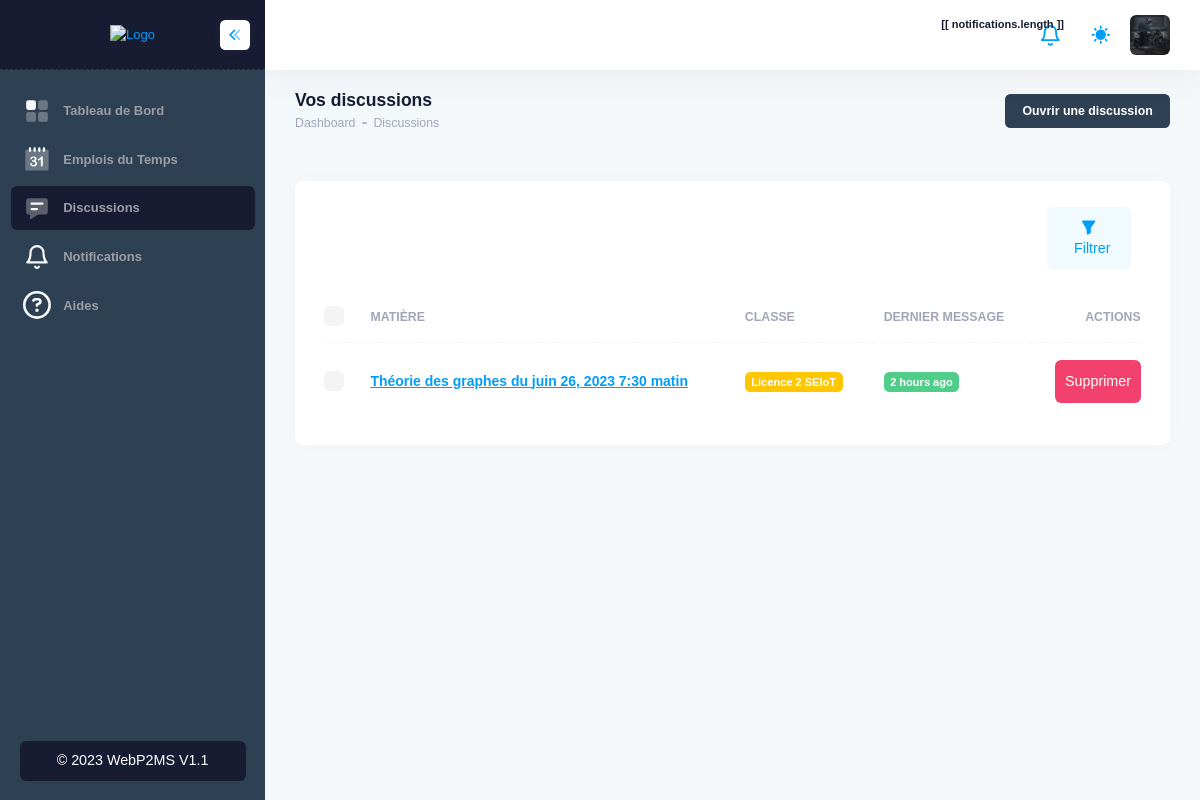
/discussions (signed in), run on the app's committed database.
### Auth/models.py (models this page shows, shortened)
class MyUser(AbstractBaseUser, PermissionsMixin):
    email = models.EmailField(unique=True)
    first_name = models.CharField(max_length=50, null=True, blank=True)
    last_name = models.CharField(max_length=50, null=True, blank=True)
    phone_num = models.CharField(max_length=50, null=True, blank=True)
    avatar = models.ImageField(upload_to='avatars/', null=True, blank=True)
    is_online = models.BooleanField(default=False)
    is_staff = models.BooleanField(default=False)
    is_teacher = models.BooleanField(default=False)
    is_active = models.BooleanField(default=True)
    is_two_factor = models.BooleanField(default=False)
    two_factor_code = models.CharField(max_length=255, null=True, blank=True)
    created_by = models.ForeignKey('self', on_delete=models.CASCADE, null=True)
    level = models.ForeignKey(Level, on_delete=models.CASCADE, null=True, blank=True)
    reset_token = models.CharField(max_length=255, null=True, blank=True)
    reset_token_expiration = models.DateTimeField(null=True, blank=True)
    USERNAME_FIELD = 'email'
    objects = MyUserManager()

class Level(models.Model):
    slug = models.CharField(max_length=100)
    total_students = models.IntegerField(default=200)
    updated_at = models.DateTimeField(auto_now_add=True)
    created_at = models.DateTimeField(auto_now_add=True)

### App/models.py (models this page shows, shortened)
class Chat(models.Model):
    timetable = models.ForeignKey(
        Timetable, on_delete=models.CASCADE, related_name='chats')
    user = models.ForeignKey(
        MyUser, on_delete=models.CASCADE, related_name='chats')
    message = models.CharField(max_length=255)
    is_opened = models.BooleanField(default=False, blank=True)
    created_at = models.DateTimeField(auto_now_add=True)

class Timetable(models.Model):
    teacher = models.ForeignKey(MyUser, on_delete=models.SET_NULL, null=True)
    subject = models.ForeignKey(Subject, on_delete=models.SET_NULL, null=True)
    classroom = models.ForeignKey(
        Classroom, on_delete=models.SET_NULL, null=True)
    start_date = models.DateField(null=True)
    end_date = models.DateField(null=True)
    start_time = models.TimeField(null=True)
    end_time = models.TimeField(null=True)
    updated_at = models.DateTimeField(auto_now_add=True)
    created_at = models.DateTimeField(auto_now_add=True)

class Subject(models.Model):
    slug = models.CharField(max_length=200)
    code = models.CharField(max_length=200, null=True, blank=True)
    total_time = models.IntegerField()
    level = models.ForeignKey(Level, on_delete=models.SET_NULL, null=True)
    desc = models.TextField(null=True, blank=True)
    bgColor = models.CharField(max_length=255, null=True, blank=True)
    created_by = models.ForeignKey(
        MyUser, on_delete=models.SET_NULL, null=True)
    updated_at = models.DateTimeField(auto_now_add=True)
    created_at = models.DateTimeField(auto_now_add=True)

### App/chats.py (the view)
    def check_user(request, *args, **kwargs):
        if not request.user.is_authenticated or (not request.user.is_superuser and not request.user.is_staff and not request.user.is_teacher):
            return redirect('shedules')
        return view_func(request, *args, **kwargs)

### App/chats.py (called while the page is built)
def superuser_or_staff_or_teacher_required(view_func):
    def check_user(request, *args, **kwargs):
        if not request.user.is_authenticated or (not request.user.is_superuser and not request.user.is_staff and not request.user.is_teacher):
            return redirect('shedules')
        return view_func(request, *args, **kwargs)
    return check_user

def correct_shedule(request):
    if request.user.is_teacher:
        shedules = Timetable.objects.filter(teacher_id=request.user.id)
    else:
        shedules = Timetable.objects.all()
    return shedules

@login_required
@superuser_or_staff_or_teacher_required
def chats(request):
    shedules = correct_shedule(request)
    chats = [shedule.chats.last() for shedule in shedules]
    context = {
        'shedules': shedules,
        'chats': chats,
        'levels': Level.objects.all(),
    }
    return render(request, 'app/chats.html', context)

### template/app/chats.html (shortened to what this page needs)
{% extends 'base/base.html' %}
{% load humanize %}
{% block 'main' %}
<div class="d-flex flex-column flex-column-fluid">
    <div id="kt_app_toolbar" class="app-toolbar py-3 py-lg-6">
        <div id="kt_app_toolbar_container" class="app-container container-xxl d-flex flex-stack">
            <div class="page-title d-flex flex-column justify-content-center flex-wrap me-3">
                <h1 class="page-heading d-flex text-dark fw-bold fs-3 flex-column justify-content-center my-0">
                    Vos discussions
                </h1>
                <ul class="breadcrumb breadcrumb-separatorless fw-semibold fs-7 my-0 pt-1">
                    <li class="breadcrumb-item text-muted">
                        <a href="{% url 'default' %}" class="text-muted text-hover-primary">Dashboard</a>
                    </li>
                    <li class="breadcrumb-item">
                        <span class="bullet bg-gray-400 w-5px h-2px"></span>
                    </li>
                    <li class="breadcrumb-item text-muted">Discussions</li>
                </ul>
            </div>
            <div class="d-flex align-items-center gap-2 gap-lg-3">
                <button class="btn btn-sm fw-bold btn-primary bg-jma" data-bs-toggle="modal"
                    data-bs-target="#add_new_chat">
                    Ouvrir une discussion
                </button>
            </div>
        </div>
    </div>
    <div id="kt_app_content" class="app-content flex-column-fluid">
        <div id="kt_app_content_container" class="app-container container-xxl">
            <div class="card card-flush mt-6 mt-xl-9">
                <div class="card-header border-0 pt-6">
                    <div class="card-toolbar">
                        <div class="d-flex justify-content-end" data-kt-user-table-toolbar="base">
                            <button type="button" class="btn btn-light-primary me-3" data-kt-menu-trigger="click"
                                data-kt-menu-placement="bottom-end">
                                <span class="svg-icon svg-icon-2">
                                </span>
                                Filtrer
                            </button>
                        </div>
                    </div>
                </div>
                <div class="card-body py-4">
                    <table class="table align-middle table-row-dashed fs-6 gy-5" id="kt_table_users" data-desc="chats">
                        <thead>
                            <tr class="text-start text-muted fw-bold fs-7 text-uppercase gs-0">
                                <th class="w-10px pe-2">
                                    <div class="form-check form-check-sm form-check-custom form-check-solid me-3">
                                        <input class="form-check-input form-check-action" type="checkbox"
                                            data-kt-check="true"
                                            data-kt-check-target="#kt_table_users .form-check-action" value="1" />
                                    </div>
                                </th>
                                <th class="min-w-125px">Matière</th>
                                <th class="min-w-125px">Classe</th>
                                <th class="min-w-125px">Dernier Message</th>
                                <th class="text-end min-w-100px">Actions</th>
                            </tr>
                        </thead>
                        <tbody class="text-gray-600 fw-semibold">
                            {% for chat in chats %}
                            {% if chat %}
                            <tr class="{% if not chat.is_opened %} bg-light-warning {% endif %}"
                                data-user-id="{{ chat.id }}" data-route="{% url 'ajax.user.delete' %}"
                                data-model="chats" data-name="{{ chat.timetable.subject.slug }}">
                                <td>
                                    <div class="form-check form-check-sm form-check-custom form-check-solid">
                                        <input class="form-check-input form-check-action" type="checkbox" value="1" />
                                    </div>
                                </td>
                                <td class="align-items-center">
                                    <a href="{% url 'chats.details' chat.timetable.id %}"
                                        class="fw-bold text-decoration-underline">
                                        {{ chat.timetable.subject.slug }} du
                                        {{ chat.timetable.start_date }} {{ chat.timetable.start_time }}
                                    </a>
                                </td>
                                <td class="align-items-center">
                                    <div class="badge badge-warning fw-bold">
                                        {{ chat.timetable.subject.level.slug }}
                                    </div>
                                </td>
                                <td class="align-items-center">
                                    <div class="badge badge-success fw-bold">
                                        {{ chat.created_at|naturaltime }}
                                    </div>
                                </td>
                                <td class="text-end">
                                    <a href="#" class="btn btn-danger px-3"
                                        data-kt-users-table-filter="delete_row">Supprimer</a>
                                </td>
                            </tr>
                            {% endif %}
                            {% endfor %}
                        </tbody>
                    </table>
                </div>
            </div>
        </div>
    </div>
</div>
{% endblock %}

### template/partials/header.html (shortened to what this page needs)
<div id="kt_app_header" class="app-header">
    <div class="app-container container-fluid d-flex align-items-stretch justify-content-between"
        id="kt_app_header_container">
        <div class="d-flex align-items-stretch justify-content-between flex-lg-grow-1" id="kt_app_header_wrapper">
            <div class="app-navbar flex-shrink-0">
                <div class="app-navbar-item ms-1 ms-md-3" id="notificationsPanel">
                    <div class="btn position-relative btn-icon btn-custom btn-icon-muted btn-active-light btn-active-color-primary w-30px h-30px w-md-40px h-md-40px"
                        data-kt-menu-trigger="{default: 'click', lg: 'hover'}" data-kt-menu-attach="parent"
                        data-kt-menu-placement="bottom">
                        <span class="svg-icon svg-icon-2 svg-icon-md-1">
                        </span>
                        <span class="badge position-absolute top-0 end-0"
                            :class="notifications.length ? 'badge-warning': 'badge-success'"> [[ notifications.length ]]
                        </span>
                    </div>
                </div>
                <div class="app-navbar-item ms-1 ms-md-3">
                    <a href="#"
                        class="btn btn-icon btn-custom btn-icon-muted btn-active-light btn-active-color-primary w-30px h-30px w-md-40px h-md-40px"
                        data-kt-menu-trigger="{default:'click', lg: 'hover'}" data-kt-menu-attach="parent"
                        data-kt-menu-placement="bottom-end">
                        <span class="svg-icon theme-light-show svg-icon-2">
                        </span>
                    </a>
                </div>
                <div class="app-navbar-item ms-1 ms-md-3" id="kt_header_user_menu_toggle">
                    <div class="cursor-pointer symbol symbol-30px symbol-md-40px"
                        data-kt-menu-trigger="{default: 'click', lg: 'click'}" data-kt-menu-attach="parent"
                        data-kt-menu-placement="bottom-end">
                        <img src="{% if user.avatar %}{{ MEDIA_URL|add:user.avatar.url }}{% else %}/static/media/avatars/blank.png{% endif %}"
                            alt="{{ user.first_name|add:' '|add:user.last_name}}" />
                    </div>
                </div>
            </div>
        </div>
    </div>
</div>

### static/css/master.css (style rules this page uses)
:root { --app-primary-color: #2e4053; --jma-primary-color: #2e4053; --custom-dark: #181C32; }
*:not(.fa, .fas, .fad) { font-family: 'Montserrat', sans-serif !important; }
html, body { overflow-x: hidden !important; }
.bg-jma { background-color: var(--jma-primary-color) !important; }

### data on the page
Chat: timetable.subject.slug "Théorie des graphes", timetable.start_date "juin 26, 2023", timetable.start_time "7:30 matin", timetable.subject.level.slug "Licence 2 SEIoT", created_at "2 hours ago"
